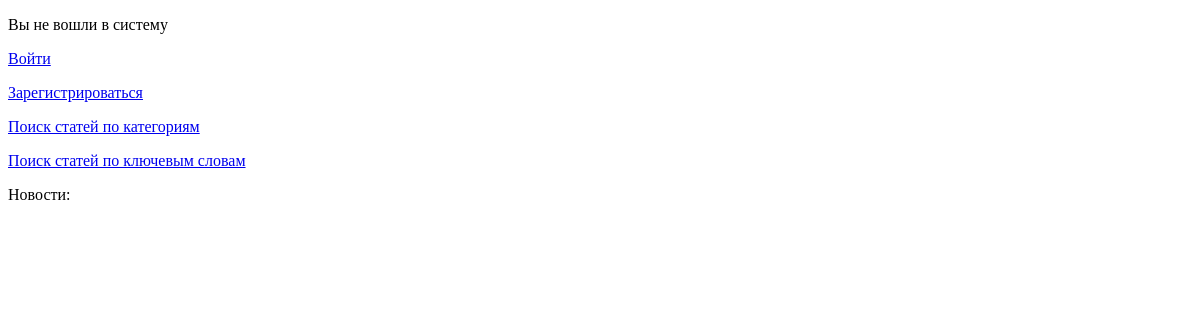
Before: / with the older database file.
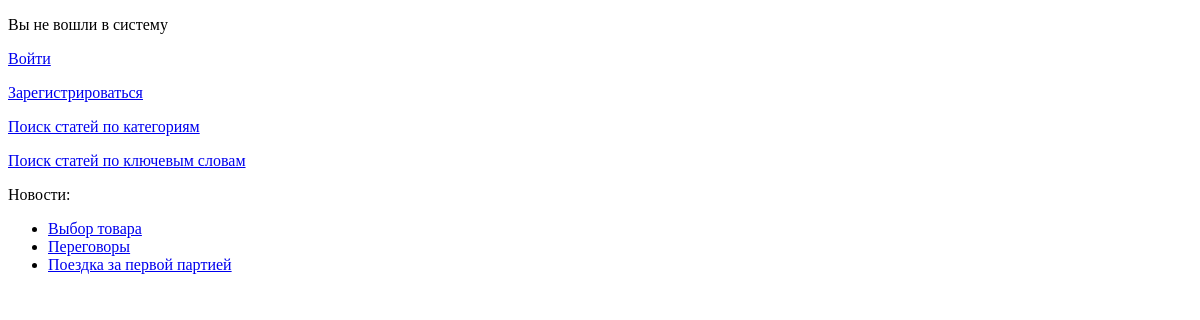
After: the same page with the newer database file.
### news/models.py (models this page shows, shortened)
class News(models.Model):
    title=models.CharField(verbose_name="Заголовок новости",max_length=150)
    content = models.CharField(verbose_name="Текст",max_length=500, blank=True)
    create_at=models.DateTimeField(verbose_name="Дата создания",auto_now_add=True)
    updated_at = models.DateTimeField(verbose_name="Обновления", auto_now=True)
    is_published=models.BooleanField(verbose_name="Публиковать",default=True)
    category = models.ForeignKey(Category, on_delete=models.PROTECT)
    keywords = models.ManyToManyField(Keyword)
    class Meta:
        verbose_name = 'Новость'
        verbose_name_plural = "Новости"

### news/views.py (the view)
# urls.py: urlpatterns = [path('',index),
def index(request):
    try:
        post_spisok = News.objects.all()
    except News.DoesNotExist:
        return render(request, 'news/error.html')
    return render(request, 'news/index.html', {'post_spisok': post_spisok})

### templates/news/index.html (shortened to what this page needs)
<!DOCTYPE html>
<html lang="en">
<head>
</head>
<body>
{% block content %}
{% if user.is_authenticated %}
    <p>Добро пожаловать, {{ user.username }}!</p>
    <a href="logout">Выйти</a>
{% else %}
    <p>Вы не вошли в систему</p>
    <p><a href="login">Войти</a></p>
    <p><a href="reg">Зарегистрироваться</a></p>
{% endif %}
{% endblock %}
<p><a href="cats">Поиск статей по категориям</a></p>
<p><a href="kws">Поиск статей по ключевым словам</a></p>
Новости:
<ul>
    {% for post in post_spisok %}
        <li><a href="/{{ post.id }}/">{{ post.title }}</a></li>
    {% endfor %}
    </ul>
</body>
</html>

Changed rows visible on the page:
added News: title "Выбор товара"
added News: title "Переговоры"
added News: title "Поездка за первой партией"
